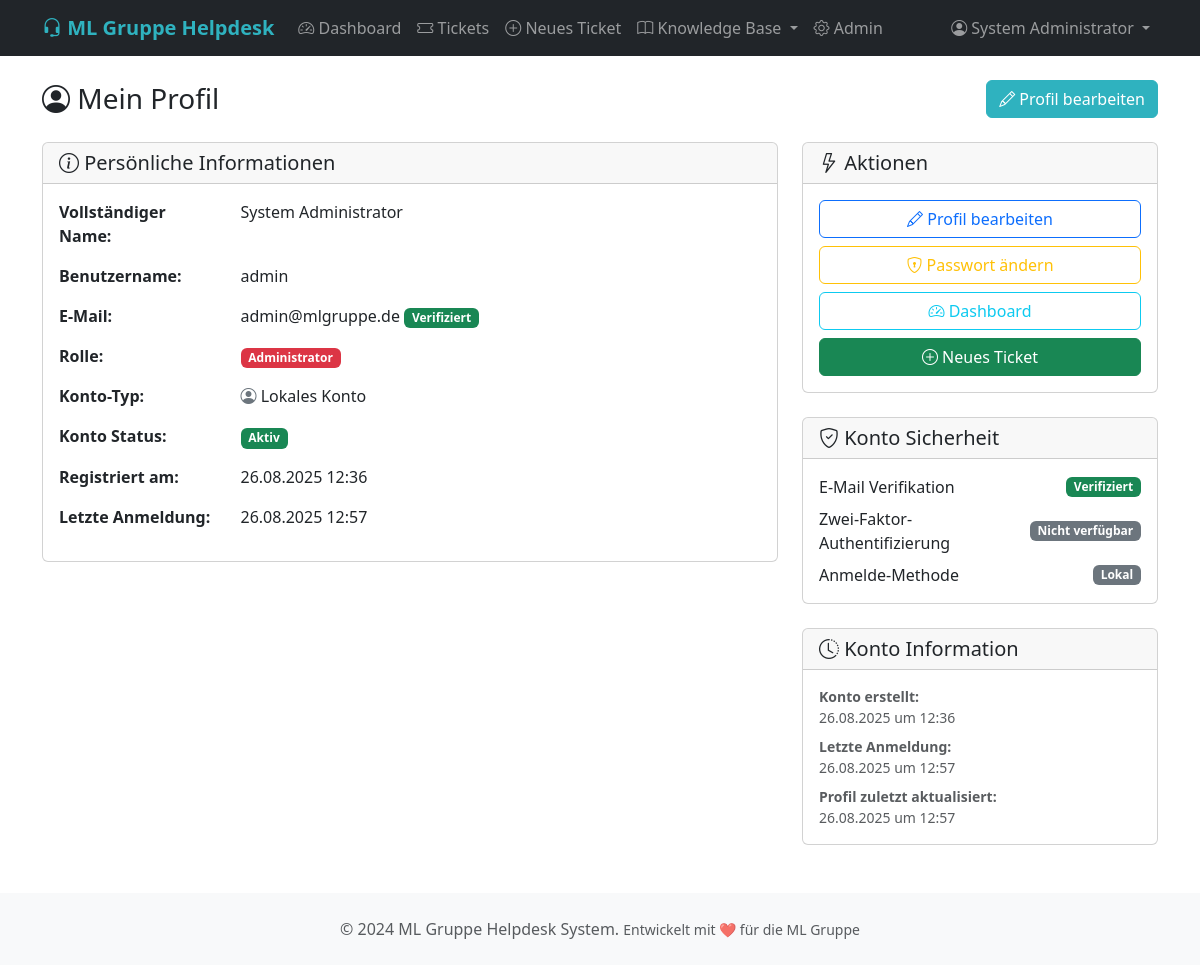
Before: /auth/profile (signed in) with the older database file.
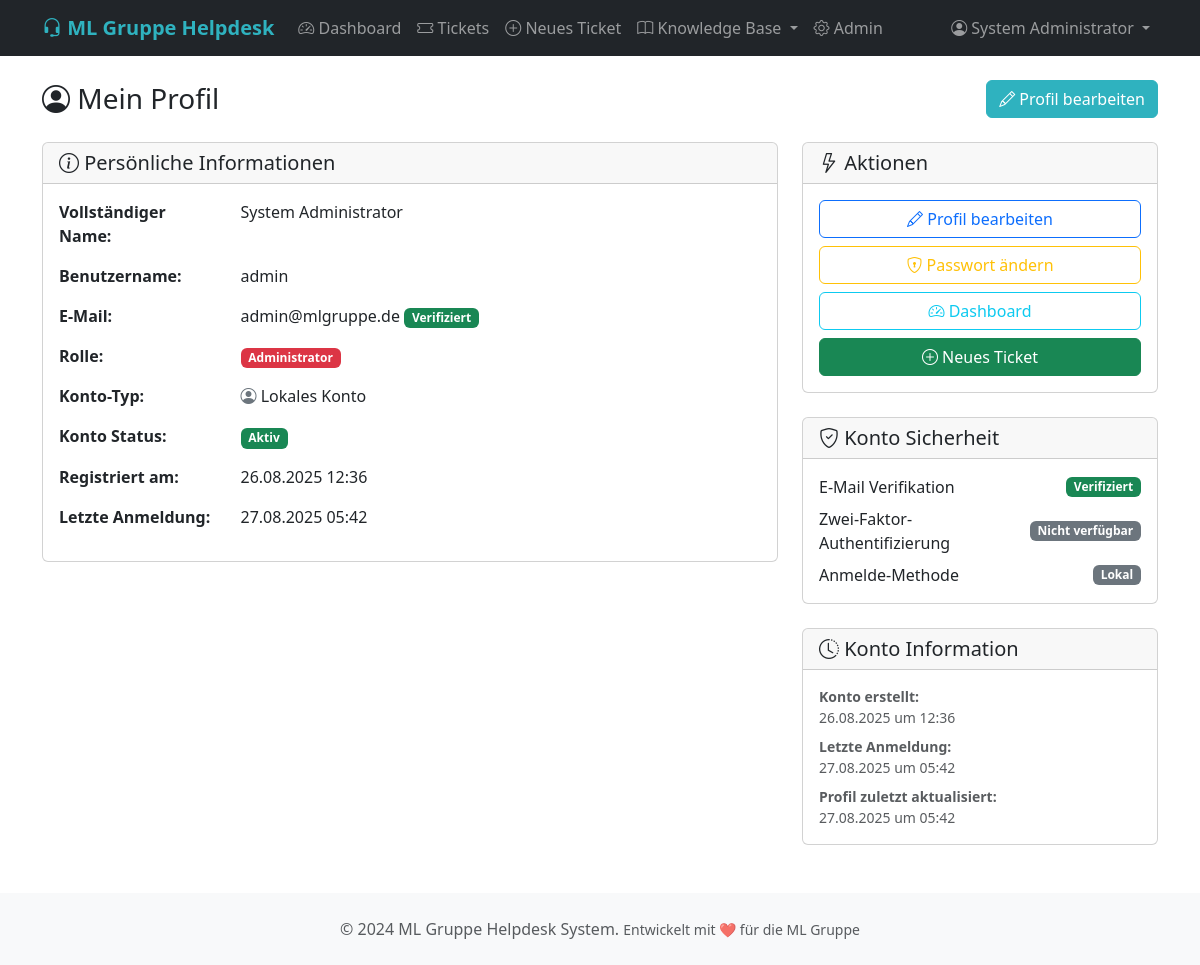
After: the same page with the newer database file.
### app/models/user.py (models this page shows, shortened)
class User(UserMixin, db.Model):
    __tablename__ = 'users'
    id = db.Column(db.Integer, primary_key=True)
    username = db.Column(db.String(80), unique=True, nullable=False, index=True)
    email = db.Column(db.String(120), unique=True, nullable=False, index=True)
    password_hash = db.Column(db.String(255))
    first_name = db.Column(db.String(100), nullable=False)
    last_name = db.Column(db.String(100), nullable=False)
    role = db.Column(db.String(20), nullable=False, default='customer', index=True)
    microsoft_id = db.Column(db.String(100), unique=True, nullable=True)
    microsoft_token = db.Column(db.Text, nullable=True)
    phone = db.Column(db.String(20))
    department = db.Column(db.String(100))
    location = db.Column(db.String(100))
    is_active = db.Column(db.Boolean, default=True, index=True)
    email_verified = db.Column(db.Boolean, default=False)
    last_login = db.Column(db.DateTime, default=datetime.utcnow)
    created_at = db.Column(db.DateTime, default=datetime.utcnow, index=True)
    updated_at = db.Column(db.DateTime, default=datetime.utcnow, onupdate=datetime.utcnow)
    created_tickets = db.relationship('Ticket', foreign_keys='Ticket.created_by', backref='creator', lazy='dynamic')
    assigned_tickets = db.relationship('Ticket', foreign_keys='Ticket.assigned_to', backref='assignee', lazy='dynamic')
    comments = db.relationship('TicketComment', backref='author', lazy='dynamic')
    audit_logs = db.relationship('AuditLog', backref='user', lazy='dynamic')
    @property
    def full_name(self):
        return f"{self.first_name} {self.last_name}"

### app/auth/routes.py (the view)
@bp.route('/profile')
@login_required
def profile():
    return render_template('auth/profile.html', title='Profile')

### app/__init__.py (called while the page is built)
@login_manager.user_loader
def load_user(user_id):
    from app.models.user import User
    return User.query.get(int(user_id))

### app/templates/auth/profile.html (shortened to what the changed rows need)
{% extends "base.html" %}
{% block content %}
<div class="d-flex justify-content-between align-items-center mb-4">
    <h1 class="h3 mb-0">
        <i class="bi bi-person-circle"></i> Mein Profil
    </h1>
</div>
<div class="row">
    <div class="col-md-8">
        <div class="card mb-4">
            <div class="card-body">
                <div class="row mb-3">
                    <div class="col-md-3"><strong>Vollständiger Name:</strong></div>
                    <div class="col-md-9">{{ current_user.full_name }}</div>
                </div>
                <div class="row mb-3">
                    <div class="col-md-3"><strong>Benutzername:</strong></div>
                    <div class="col-md-9">{{ current_user.username }}</div>
                </div>
                <div class="row mb-3">
                    <div class="col-md-3"><strong>E-Mail:</strong></div>
                    <div class="col-md-9">
                        {{ current_user.email }}
                        {% if current_user.email_verified %}
                            <span class="badge bg-success">Verifiziert</span>
                        {% else %}
                            <span class="badge bg-warning">Nicht verifiziert</span>
                        {% endif %}
                    </div>
                </div>
                <div class="row mb-3">
                    <div class="col-md-3"><strong>Registriert am:</strong></div>
                    <div class="col-md-9">{{ current_user.created_at.strftime('%d.%m.%Y %H:%M') }}</div>
                </div>
                {% if current_user.last_login %}
                <div class="row mb-3">
                    <div class="col-md-3"><strong>Letzte Anmeldung:</strong></div>
                    <div class="col-md-9">{{ current_user.last_login.strftime('%d.%m.%Y %H:%M') }}</div>
                </div>
                {% endif %}
            </div>
        </div>
    </div>
    <div class="col-md-4">
        <div class="card">
            <div class="card-body">
                <small class="text-muted">
                    <div class="mb-2">
                        <strong>Konto erstellt:</strong><br>
                        {{ current_user.created_at.strftime('%d.%m.%Y um %H:%M') }}
                    </div>
                    {% if current_user.last_login %}
                    <div class="mb-2">
                        <strong>Letzte Anmeldung:</strong><br>
                        {{ current_user.last_login.strftime('%d.%m.%Y um %H:%M') }}
                    </div>
                    {% endif %}
                    <div>
                        <strong>Profil zuletzt aktualisiert:</strong><br>
                        {{ current_user.updated_at.strftime('%d.%m.%Y um %H:%M') }}
                    </div>
                </small>
            </div>
        </div>
    </div>
</div>
{% endblock %}

### app/templates/base.html (shortened to what this page needs)
<!DOCTYPE html>
<html lang="de">
<head>
    <link href="https://cdn.jsdelivr.net/npm/bootstrap@5.3.0/dist/css/bootstrap.min.css" rel="stylesheet">
    <link href="https://cdn.jsdelivr.net/npm/bootstrap-icons@1.11.0/font/bootstrap-icons.css" rel="stylesheet">
</head>
<body>
    <nav class="navbar navbar-expand-lg navbar-dark bg-dark">
        <div class="container">
            <a class="navbar-brand" href="{{ url_for('main.index') }}">
                <i class="bi bi-headset"></i> ML Gruppe Helpdesk
            </a>
            <div class="collapse navbar-collapse" id="navbarNav">
                <ul class="navbar-nav me-auto">
                    {% if current_user.is_authenticated %}
                        {% if current_user.role in ['admin', 'team_leader', 'support_agent'] %}
                            <li class="nav-item">
                                <a class="nav-link" href="{{ url_for('tickets.dashboard') }}">
                                    <i class="bi bi-speedometer2"></i> Dashboard
                                </a>
                            </li>
                            <li class="nav-item">
                                <a class="nav-link" href="{{ url_for('tickets.list_tickets') }}">
                                    <i class="bi bi-ticket"></i> Tickets
                                </a>
                            </li>
                        {% endif %}
                        <li class="nav-item">
                            <a class="nav-link" href="{{ url_for('tickets.create_ticket') }}">
                                <i class="bi bi-plus-circle"></i> Neues Ticket
                            </a>
                        </li>
                        <li class="nav-item dropdown">
                            <a class="nav-link dropdown-toggle" href="#" id="knowledgeDropdown" role="button" data-bs-toggle="dropdown">
                                <i class="bi bi-book"></i> Knowledge Base
                            </a>
                        </li>
                        {% if current_user.role == 'admin' %}
                            <li class="nav-item">
                                <a class="nav-link" href="{{ url_for('admin.dashboard') }}">
                                    <i class="bi bi-gear"></i> Admin
                                </a>
                            </li>
                        {% endif %}
                    {% endif %}
                </ul>
                <ul class="navbar-nav">
                    {% if current_user.is_authenticated %}
                        <li class="nav-item dropdown">
                            <a class="nav-link dropdown-toggle" href="#" id="navbarDropdown" role="button" data-bs-toggle="dropdown">
                                <i class="bi bi-person-circle"></i> {{ current_user.full_name }}
                            </a>
                        </li>
                    {% else %}
                        <li class="nav-item">
                            <a class="nav-link" href="{{ url_for('auth.login') }}">
                                <i class="bi bi-box-arrow-in-right"></i> Anmelden
                            </a>
                        </li>
                    {% endif %}
                </ul>
            </div>
        </div>
    </nav>
    <main class="container mt-4">
        {% block content %}{% endblock %}
    </main>
    <footer class="bg-light mt-5 py-4">
        <div class="container text-center">
            <p class="text-muted mb-0">
                &copy; 2024 ML Gruppe Helpdesk System.
                <small>Entwickelt mit ❤️ für die ML Gruppe</small>
            </p>
        </div>
    </footer>
</body>
</html>

Changed rows visible on the page:
changed User "System Administrator": last_login "26.08.2025 12:57" → "27.08.2025 05:42"; last_login "26.08.2025 um 12:57" → "27.08.2025 um 05:42"; updated_at "26.08.2025 um 12:57" → "27.08.2025 um 05:42"
